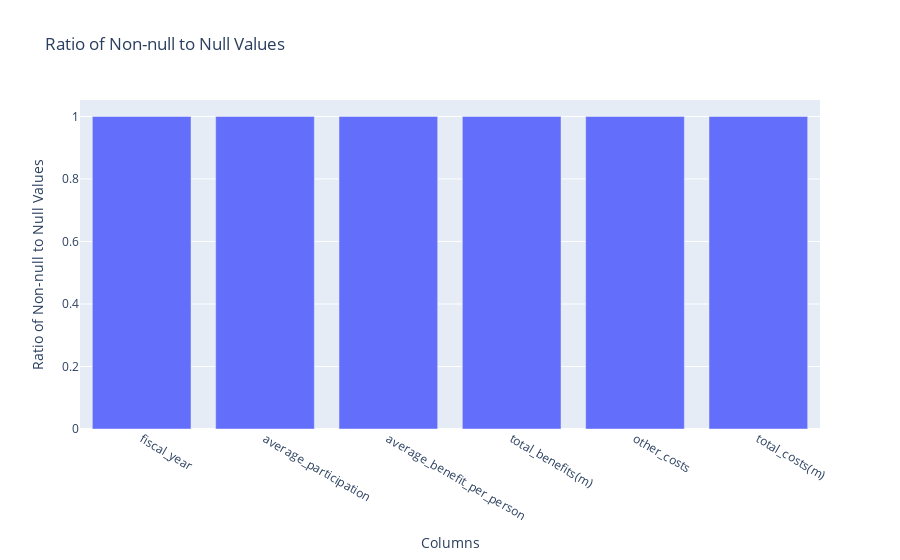

Notebook source saved alongside this figure:
### Markdown cell above
- Create a visualization detailing the ratio of non-null values to null values in the entire dataset

### Code cell
non_null_count = data.notnull().count()
null_count = data.isnull().count()
ratio = non_null_count / null_count

px.bar(x=data.columns, y=ratio, labels={'x': 'Columns', 'y': 'Ratio of Non-null to Null Values'}, title='Ratio of Non-null to Null Values')

### Figure 1 — Plotly figure (JSON) as saved in the notebook; plotly's stock layout.template omitted (floating-point values rounded to 4 significant figures)
{"data": [{"alignmentgroup": "True", "hovertemplate": "Columns=%{x}<br>Ratio of Non-null to Null Values=%{y}<extra></extra>", "legendgroup": "", "marker": {"color": "#636efa", "pattern": {"shape": ""}}, "name": "", "offsetgroup": "", "orientation": "v", "showlegend": false, "textposition": "auto", "type": "bar", "x": ["fiscal_year", "average_participation", "average_benefit_per_person", "total_benefits(m)", "other_costs", "total_costs(m)"], "xaxis": "x", "y": [1, 1, 1, 1, 1, 1], "yaxis": "y"}], "layout": {"barmode": "relative", "legend": {"tracegroupgap": 0}, "title": {"text": "Ratio of Non-null to Null Values"}, "xaxis": {"anchor": "y", "domain": [0, 1], "title": {"text": "Columns"}}, "yaxis": {"anchor": "x", "domain": [0, 1], "title": {"text": "Ratio of Non-null to Null Values"}}}}
